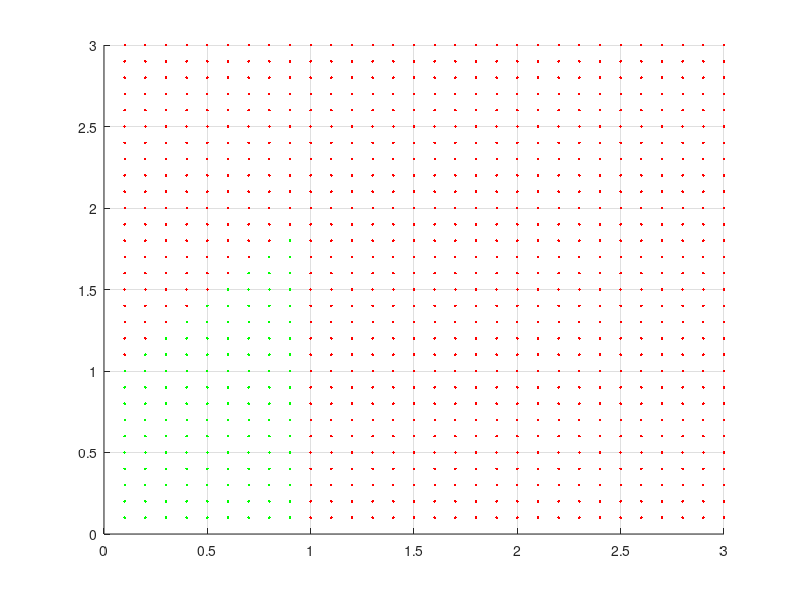

Recreate this plot in MATLAB.
hold on;
grid on;
for b = 0.1 : 0.1 : 3
    for c = 0.1 : 0.1 : 3
        if (abs((c + sqrt(c^2 - 4 * b)) / 2) < 1) && (abs((c - sqrt(c^2 - 4 * b)) / 2) < 1)
            plot(b, c, "g.");
        else
            plot(b, c, "r.");
        end
    end
end